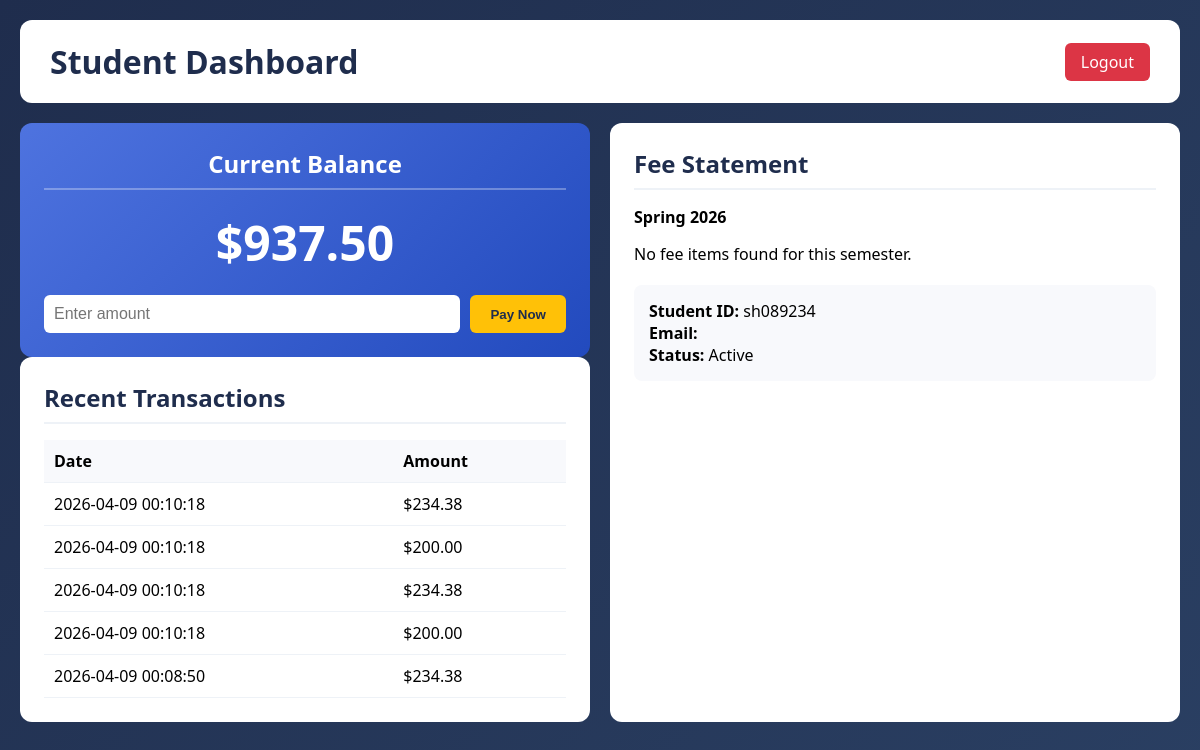
The page /student/dashboard (signed in) on the database as committed earlier.
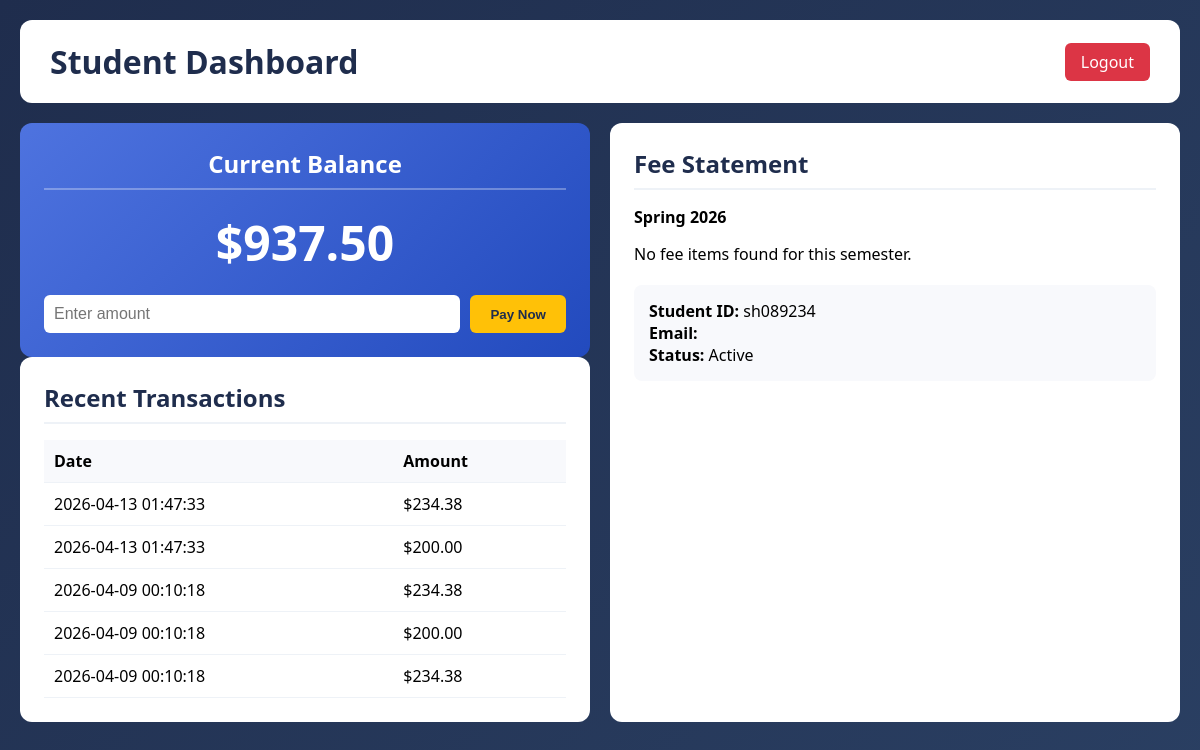
The same page on the database as committed later.
### tables this page shows
CREATE TABLE students (
                id INTEGER PRIMARY KEY AUTOINCREMENT,
                student_id TEXT UNIQUE NOT NULL,
                name TEXT NOT NULL,
                email TEXT UNIQUE NOT NULL,
                password_hash TEXT NOT NULL,
                balance DECIMAL(10,2) DEFAULT 0.00,
                role TEXT DEFAULT 'student',
                created_at TIMESTAMP DEFAULT CURRENT_TIMESTAMP
            );

CREATE TABLE payments (
                id INTEGER PRIMARY KEY AUTOINCREMENT,
                student_id INTEGER NOT NULL,
                amount DECIMAL(10,2) NOT NULL,
                payment_date TIMESTAMP DEFAULT CURRENT_TIMESTAMP,
                mock_mode BOOLEAN DEFAULT 1,
                FOREIGN KEY (student_id) REFERENCES students(id) ON DELETE CASCADE
            );

### app.py (the view)
@app.route("/student/dashboard")
def student_dashboard():
    if "student_id" not in session:
        return redirect(url_for("login"))
    if session.get("role") == "admin":
        return redirect(url_for("admin_dashboard"))
    student_id = session["student_id"]
    balance_info = tuition_service.get_student_balance(student_id)
    statement = tuition_service.generate_fee_statement(student_id)
    payment_history = tuition_service.get_payment_history(student_id)
    print(f"DEBUG - Statement keys: {statement.keys() if statement else 'None'}")
    print(f"DEBUG - Items type: {type(statement.get('items')) if statement else 'N/A'}")
    print(
        f"DEBUG - Items length: {len(statement.get('items')) if statement and statement.get('items') else 0}"
    )
    return render_template(
        "student_dashboard.html",
        student=balance_info,
        statement=statement,
        payment_history=payment_history,
        current_year=datetime.now().year,
    )

### models.py (called while the page is built, shortened)
    @staticmethod
    def find_by_student_id(student_id: str) -> Optional["Student"]:
        conn = sqlite3.connect("tuition.db")
        conn.row_factory = sqlite3.Row
        cursor = conn.cursor()
        cursor.execute("SELECT * FROM students WHERE student_id = ?", (student_id,))
        row = cursor.fetchone()
        conn.close()
        if row:
            return Student(
                id=row["id"],
                student_id=row["student_id"],
                name=row["name"],
                email=row["email"],
                password_hash=row["password_hash"],  # ADD this
                balance=row["balance"],
                role=row["role"],
            )
        return None

    def get_payment_history(self) -> list[dict]:
        conn = sqlite3.connect("tuition.db")
        conn.row_factory = sqlite3.Row
        cursor = conn.cursor()
        cursor.execute(
            """
            SELECT amount, payment_date, mock_mode
            FROM payments
            WHERE student_id = ?
            ORDER BY payment_date DESC
        """,
            (self.id,),
        )
        rows = cursor.fetchall()
        conn.close()
        payments = []
        for row in rows:
            payments.append(
                {
                    "amount": row["amount"],
                    "amount_formatted": f"${row['amount']:.2f}",
                    "date": row["payment_date"],
                    "mock_mode": row["mock_mode"],
                }
            )
        return payments

    @staticmethod
    def get_statement(student_id: int, semester: str) -> list["FeeItem"]:
        conn = sqlite3.connect("tuition.db")
        conn.row_factory = sqlite3.Row
        cursor = conn.cursor()
        cursor.execute(
            """
            SELECT * FROM fee_items
            WHERE student_id = ? AND semester = ?
            ORDER BY category, description
        """,
            (student_id, semester),
        )
        rows = cursor.fetchall()
        conn.close()
        items = []
        return items

### services.py (called while the page is built)
    def _get_current_semester(self) -> str:
        now = datetime.now()
        year = now.year
        if now.month <= 5:
            return f"Spring {year}"
        elif now.month <= 8:
            return f"Summer {year}"
        else:
            return f"Fall {year}"

    def _is_on_payment_plan(self, student_id: int) -> bool:
        return student_id in self._active_plans

### templates/student_dashboard.html (shortened to what this page needs)
<!DOCTYPE html>
<html lang="en">
<head>
</head>
<body>
    <div class="container">
        <div class="header">
            <h1>Student Dashboard</h1>
            <a href="/logout" class="logout-btn">Logout</a>
        </div>
        <div class="dashboard-grid">
            <div>
                <div class="card balance-card">
                    <h2>Current Balance</h2>
                    <div class="balance-amount" id="balance-amount">
                        {% if student %}
                        ${{ "%.2f"|format(student.balance) }}
                        {% else %}
                        $0.00
                        {% endif %}
                    </div>
                    <div class="payment-form">
                        <input type="number" id="payment-amount" class="payment-input" placeholder="Enter amount"
                            step="0.01">
                        <button class="pay-btn" onclick="makePayment()">Pay Now</button>
                    </div>
                </div>
                <div class="card">
                    <h2>Recent Transactions</h2>
                    <table>
                        <thead>
                            <tr>
                                <th>Date</th>
                                <th>Amount</th>
                            </tr>
                        </thead>
                        <tbody>
                            {% if payment_history and payment_history.payments %}
                            {% for p in payment_history.payments[:5] %}
                            <tr>
                                <td>{{ p.date }}</td>
                                <td>${{ "%.2f"|format(p.amount) }}</td>
                            </tr>
                            {% endfor %}
                            {% else %}
                            <tr>
                                <td colspan="2">No transactions yet</td>
                            </tr>
                            {% endif %}
                        </tbody>
                    </table>
                </div>
            </div>
            <div class="card">
                <h2>Fee Statement</h2>
                {% if statement %}
                <p><strong>{{ statement.semester }}</strong></p>
                <div style="margin-top: 15px;">
                    {% if statement.fee_items and statement.fee_items|length > 0 %}
                    {% for fee_item in statement.fee_items %}
                    <div class="statement-row">
                        <span>{{ fee_item.description }}</span>
                        <span>{{ fee_item.amount_formatted }}</span>
                    </div>
                    {% endfor %}
                    <div class="statement-total">
                        <span>Total Due:</span>
                        <span>{{ statement.current_balance_formatted }}</span>
                    </div>
                    {% else %}
                    <p>No fee items found for this semester.</p>
                    {% endif %}
                </div>
                {% else %}
                <p>Unable to load fee statement.</p>
                {% endif %}
                {% if student %}
                <div class="summary-box">
                    <p><strong>Student ID:</strong> {{ student.student_id }}</p>
                    <p><strong>Email:</strong> {{ student.email }}</p>
                    <p><strong>Status:</strong> Active</p>
                </div>
                {% endif %}
            </div>
        </div>
    </div>
</body>
</html>

### templates/student_dashboard.html (style rules this page uses)
* { margin: 0; padding: 0; box-sizing: border-box; }
body { font-family: 'Segoe UI', Tahoma, Geneva, Verdana, sans-serif; background: linear-gradient(135deg, #1f2d4d 0%, #2a3f62 100%); min-height: 100vh; padding: 20px; }
.container { max-width: 1200px; margin: 0 auto; }
.header { background: white; border-radius: 12px; padding: 20px 30px; margin-bottom: 20px; display: flex; justify-content: space-between; align-items: center; }
.header h1 { color: #1f2d4d; }
.logout-btn { background: #dc3545; color: white; padding: 8px 16px; text-decoration: none; border-radius: 6px; }
.dashboard-grid { display: grid; grid-template-columns: 1fr 1fr; gap: 20px; }
.card { background: white; border-radius: 12px; padding: 24px; }
.card h2 { color: #1f2d4d; margin-bottom: 16px; padding-bottom: 8px; border-bottom: 2px solid #eef2f7; }
.balance-card { background: linear-gradient(135deg, #4e73df 0%, #224abe 100%); color: white; text-align: center; }
.balance-card h2 { color: white; border-bottom-color: rgba(255, 255, 255, 0.3); }
.balance-amount { font-size: 48px; font-weight: bold; margin: 20px 0; }
.payment-form { display: flex; gap: 10px; margin-top: 15px; }
.payment-input { flex: 1; padding: 10px; border: none; border-radius: 6px; font-size: 16px; }
.pay-btn { background: #ffc107; color: #1f2d4d; border: none; padding: 10px 20px; border-radius: 6px; cursor: pointer; font-weight: bold; }
table { width: 100%; border-collapse: collapse; }
th, td { padding: 10px; text-align: left; border-bottom: 1px solid #eef2f7; }
th { background: #f8f9fc; }
.summary-box { background: #f8f9fc; padding: 15px; border-radius: 8px; margin-top: 20px; }

Rows that differ between the two databases and show on the page:
no longer on this page (row unchanged): payments: date "2026-04-09 00:10:18", amount "200.00"
no longer on this page (row unchanged): payments: date "2026-04-09 00:08:50", amount "234.38"
added payments: date "2026-04-13 01:47:33", amount "234.38"
added payments: date "2026-04-13 01:47:33", amount "200.00"
